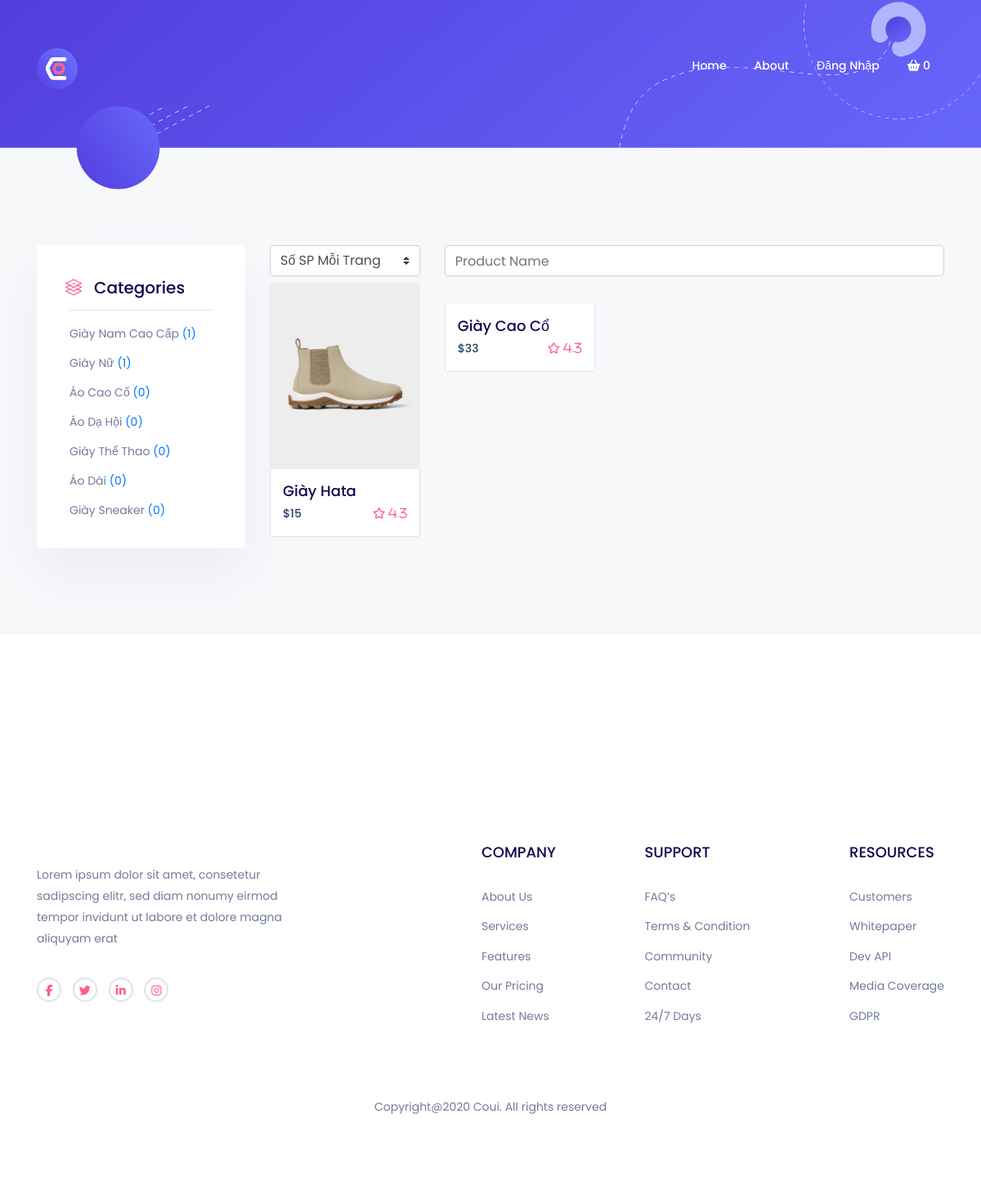
The page / on the database its author committed.
### tables this page shows
CREATE TABLE `catalog` (
  `ID_Catalog` int(11) NOT NULL,
  `Name_Catalog` varchar(145) NOT NULL
);

CREATE TABLE `product` (
  `ID_Product` int(11) NOT NULL,
  `Name_Product` varchar(145) NOT NULL,
  `ID_Catalog` int(11) NOT NULL,
  `Brand_Product` varchar(45) DEFAULT NULL,
  `Price_Product` int(11) DEFAULT NULL,
  `Des_Product` varchar(2000) DEFAULT NULL,
  `Image_Product` varchar(100) DEFAULT NULL,
  `Title_Product` varchar(45) DEFAULT NULL,
  `Keywords_Product` varchar(500) DEFAULT NULL,
  `Des_Page` text DEFAULT NULL
);

### index.php (the view, shortened to what this page needs)
<?php
include('layouts/header.php');
?>
<div class="shop-page another-page pt-65">
    <div class="container">
        <div class="row">
            <div class="col-lg-3 col-md-6">
                <div class="categories">
                    <div class="categorie-title">
                        <h4><i class="flaticon-layers"></i>Categories</h4>
                    </div>
                    <ul class="categorie-list">
                    <?php
                    $Query_Catalog = mysqli_query($conn, "SELECT * FROM catalog");
                    while ($Display_Catalog = mysqli_fetch_assoc($Query_Catalog)){
                    $Statement_Product = "SELECT * FROM product WHERE ID_Catalog = ".$Display_Catalog['ID_Catalog'];
                    $Query_Product = mysqli_query($conn, $Statement_Product);
                    $Display_Product= mysqli_num_rows($Query_Product);
                    echo "<li><a href='?c=".$Display_Catalog['ID_Catalog']."'>$Display_Catalog[Name_Catalog] <span class='text-primary'>($Display_Product)</span></a></li>";
                    }
                    ?>
                    </ul>
                </div>
            </div>
            <?php
                $limit = $_SESSION['limit'];
            if (isset($_GET['c'])){
                $c=$_GET['c'];
                $Statement_Product = "SELECT * FROM product WHERE ID_Catalog=".$c;
                $resultcou = mysqli_query($conn, $Statement_Product);
                $total_records = mysqli_num_rows($resultcou);
                $current_page = isset($_GET["page"]) ? $_GET["page"] : 1;
                $total_page = ceil($total_records / $limit);
                if ($current_page > $total_page){
                $current_page = $total_page;
                }
                else if ($current_page < 1){
                $current_page = 1;
                }
                $start = ($current_page - 1) * $limit;
                $result = mysqli_query($conn, "SELECT * FROM product WHERE ID_Catalog= $c LIMIT $start,$limit");
            } else {
                $Statement_Product = "SELECT * FROM product";
                $resultcou = mysqli_query($conn, $Statement_Product);
                $total_records = mysqli_num_rows($resultcou);
                $current_page = isset($_GET["page"]) ? $_GET["page"] : 1;
                $start = ($current_page - 1) * $limit;
                $result = mysqli_query($conn, "SELECT * FROM product LIMIT $start,$limit");
            }
            ?>
            <div class="col-lg-9 col-md-6">
                <div class="row align-items-center mb-2">
                    <div class="col-lg-3 col-md-5 mt-4 mt-sm-0 pt-2 pt-sm-0">
                        <div class="form custom-form" >
                            <form action="index.php" method="POST">
                            <div class="form-group mb-0">
                                <select class="form-control custom-select" name="limi" onchange = 'this.form.submit ()'>
                                    <option >Số SP Mỗi Trang</option>
                                </select>
                            </div>
                            </form>
                        </div>
                    </div>
                    <div class="col-lg-9 col-md-7 mt-4 mt-sm-0 pt-2 pt-sm-0">
                        <div class="form custom-form">
                            <form method="GET" action="">
                                <input type="text" class=" form-control" name="s" placeholder="Product Name" required>
                            </form>
                        </div>
                    </div>
                </div>
                <div class="top-product-list">
                    <div class="row">
                    <?php
                if ($total_records!=0){
                    while ($row = mysqli_fetch_assoc($result)){
                        echo "<div class='col-lg-3 col-md-4 col-sm-6'>
                        <div class='single-product-item'>
                            <div class='product-img'>
                                <a href='product.php?id=$row[ID_Product]'><img class='img-fluid' src='assets/img/shop/$row[Image_Product]' alt=''> </a>
                            </div>
                            <div class='single-product-details'>
                                <a href='product.php?id=$row[ID_Product]'><h5>$row[Name_Product]</h5></a>
                                <div class='price'>
                                    <span class='amount'><span class='Price-Symbol'>$</span>$row[Price_Product]</span>
                                </div>
                                <div class='ratting'>
                                    <span class='fa fa-star'> 4.3</span>
                                </div>
                                <div class='cart-btn'>
                                    <a href='AddToShop.php?item=$row[ID_Product]'><i class='flaticon-shopping-cart'></i></a>
                                </div>
                            </div>
                        </div>
                    </div>";
                    }
                } else {
                    echo    "</div class='col-12 mt-5'>
                                <p class='mt-5 text-center'>Trang này không có sản phẩm nào!</p>
                            </div>";
                }
                ?>
                    </div>
                </div>
            </div>
        </div>
    </div>
</div>
<?php
include('layouts/footer.php');
?>

### layouts/header.php (shortened to what this page needs)
<?php
    $profile['Email_User']='';
    $profile['Phone_User']='';
    $profile['Address_User']='';
    $profile['Name_User']='';
    $profile['ID_User']= 1;
?>
<!DOCTYPE html>
<html lang="en">
<head>
    <link rel="stylesheet" href="assets/css/style.css">
    <link rel="stylesheet" href="assets/css/responsive.css">
    <link rel="stylesheet" href="https://unicons.iconscout.com/release/v2.1.9/css/unicons.css">
</head>
<body>
    <div class="page-wrapper">
        <header class="main-header">
            <div class="header-upper">
                <div class="container clearfix">
                    <div class="header-inner clearfix d-lg-flex">
                        <div class="logo-outer">
                            <div class="logo"><a href="index.php"><img src="assets/img/favicon.png" width="50px"></a></div>
                        </div>
                        <nav class="main-menu navbar-expand-md ml-md-auto">
                            <div class="navbar-collapse navbar-collapse-one collapse clearfix">
                                <ul class="navigation clearfix">
                                    <li><a href="index.php">Home</a></li>
                                    <li><a href="about.php">About</a></li>
                                    <?php
                                    if ($profile['Email_User']==''){
                                        echo '<li><a href="login.php">Đăng Nhập</a></li>';
                                    }
                                    ?>
                                    <li>
                                    <?php
                                        $counts = 0;
                                        echo "<a href='cart.php'><i class='fas fa-shopping-basket'> </i> ".$counts."</a>";
                                    ?>
                                    </li>
                                </ul>
                            </div>
                        </nav>
                    </div>
                </div>
            </div>
        </header>
        <section class="banner-section pt-160 pb-75">
        </section>

### layouts/footer.php (shortened to what this page needs)
<footer class="footer">
    <div class="container">
        <div class="row">
            <div class="col-md-7">
                <div class="row">
                    <div class="col-sm-7">
                        <div class="footer-widget logo-widget">
                            <div class="widget-content">
                                <div class="text">
                                    <p>Lorem ipsum dolor sit amet, consetetur sadipscing elitr, sed diam nonumy eirmod tempor invidunt ut labore et dolore magna aliquyam erat</p>
                                </div>
                                <div class="footer-social-icon">
                                    <ul class="social-icon-one">
                                        <li><a href="#"><i class="fa fa-facebook-f"></i></a></li>
                                        <li><a href="#"><i class="fa fa-twitter"></i></a></li>
                                        <li><a href="#"><i class="fa fa-linkedin"></i></a></li>
                                        <li><a href="#"><i class="fa fa-instagram"></i></a></li>
                                    </ul>
                                </div>
                            </div>
                        </div>
                    </div>
                    <div class="col-sm-5 mb-30">
                        <div class="footer-widget links-widget float-lg-right">
                            <h5 class="footer-title">Company</h5>
                            <div class="widget-content">
                                <ul class="list">
                                    <li><a href="#">About Us</a></li>
                                    <li><a href="#">Services</a></li>
                                    <li><a href="#">Features</a></li>
                                    <li><a href="#">Our Pricing</a></li>
                                    <li><a href="#">Latest News</a></li>
                                </ul>
                            </div>
                        </div>
                    </div>
                </div>
            </div>
            <div class="col-md-5">
                <div class="row">
                    <div class="col-sm-6 mb-30">
                        <div class="footer-widget links-widget float-lg-right">
                            <h5 class="footer-title">Support</h5>
                            <div class="widget-content">
                                <ul class="list">
                                    <li><a href="#">FAQ’s</a></li>
                                    <li><a href="#">Terms & Condition</a></li>
                                    <li><a href="#">Community</a></li>
                                    <li><a href="#">Contact</a></li>
                                    <li><a href="#">24/7 Days</a></li>
                                </ul>
                            </div>
                        </div>
                    </div>
                    <div class="col-sm-6 mb-30">
                        <div class="footer-widget links-widget float-lg-right">
                            <h5 class="footer-title">Resources</h5>
                            <div class="widget-content">
                                <ul class="list">
                                    <li><a href="#">Customers</a></li>
                                    <li><a href="#">Whitepaper</a></li>
                                    <li><a href="#">Dev API</a></li>
                                    <li><a href="#">Media Coverage</a></li>
                                    <li><a href="#">GDPR</a></li>
                                </ul>
                            </div>
                        </div>
                    </div>
                </div>
            </div>
        </div>
    </div>
    <div class="footer-bottom">
        <div class="copyright">Copyright@2020 <a href="#">Coui.</a> All rights reserved</div>
    </div>
</footer>
    </div>
</body>
</html>

### assets/css/global.css (style rules this page uses)
* { margin: 0px; padding: 0px; border: none; outline: none; }
body { background: #F6F8FA; position: relative; margin: 0; padding: 0; font-family: 'Poppins', sans-serif; font-weight: 400; font-size: 14px; color: #727B9A; line-height: 26px; }
h1, h2, h3, h4, h5, h6 { font-family: 'Poppins', sans-serif; font-weight: 500; margin: 0px; font-style: normal; color: #243E63; }
h1, h2, h3, h4, h5, h6 { color: #130350; }
h4 { font-size: 20px; }
h5 { font-size: 18px; }
p { margin-bottom: 15px; }
a { color: #7A7FD5; }
ul, li { padding: 0; margin: 0; text-decoration: none; list-style: none; }
a, a:hover, a:focus, a:active, button:focus { text-decoration: none; border: none; outline: 0; }
img { max-width: 100%; height: auto; }
.social-icon-one { position: relative; }
.social-icon-one li { position: relative; margin-right: 10px; margin-bottom: 10px; display: inline-block; }
.social-icon-one li a { position: relative; width: 30px; height: 30px; color: #FE5D89; font-size: 14px; line-height: 29px; text-align: center; border-radius: 50%; display: inline-block; background: transparent; -webkit-transition: 0.3s; -o-transition: 0.3s; transition: 0.3s; border: 2px solid #E0E0F2; }
.page-wrapper { position: relative; margin: 0 auto; width: 100%; min-width: 300px; overflow: hidden; }
.pt-65, .py-65 { padding-top: 65px }
.pt-160, .py-160 { padding-top: 160px }
.pb-75, .py-75 { padding-bottom: 75px }
.mb-30, .my-30 { margin-bottom: 30px }

### assets/css/mainmenu.css (style rules this page uses)
.main-header { position: absolute; left: 0px; top: 35px; z-index: 999; width: 100%; }
.header-upper { position: relative; z-index: 5; -webkit-transition: 0.5s; transition: 0.5s; }
.logo-outer { position: relative; z-index: 25; padding: 24px 0px; max-width: 106px; }
.main-menu .navigation > li { position: relative; float: left; }
.main-menu .navigation > li:last-child::after { display: none; }
.main-menu .navigation > li > a { position: relative; display: block; font-size: 14px; color: #fff; padding: 5px 0px; margin: 27px 17px; border-bottom: 2px solid transparent; font-weight: 500; opacity: 1; -webkit-transition: 0.5s; transition: 0.5s; }
.main-menu .navigation > li:after { display: none; }
.main-menu { position: inherit; }
.main-menu .navigation { position: inherit; }
.main-menu .navigation > li { position: inherit; }
@media only screen and (min-width: 1200px) { .main-menu .navbar-collapse > .navigation > li:first-child > a { margin-left: 10px; } }

### rows shown on the page
catalog: Name_Catalog "Giày Nam Cao Cấp", Display_Product "1"
catalog: Name_Catalog "Giày Nữ", Display_Product "1"
catalog: Name_Catalog "Áo Cao Cổ", Display_Product "0"
catalog: Name_Catalog "Áo Dạ Hội", Display_Product "0"
catalog: Name_Catalog "Giày Thể Thao", Display_Product "0"
catalog: Name_Catalog "Áo Dài", Display_Product "0"
catalog: Name_Catalog "Giày Sneaker", Display_Product "0"
product: Image_Product (picture), Name_Product "Giày Hata", Price_Product "15"
product: Name_Product "Giày Cao Cổ", Price_Product "33"

### other values the page prints
$counts "0"
